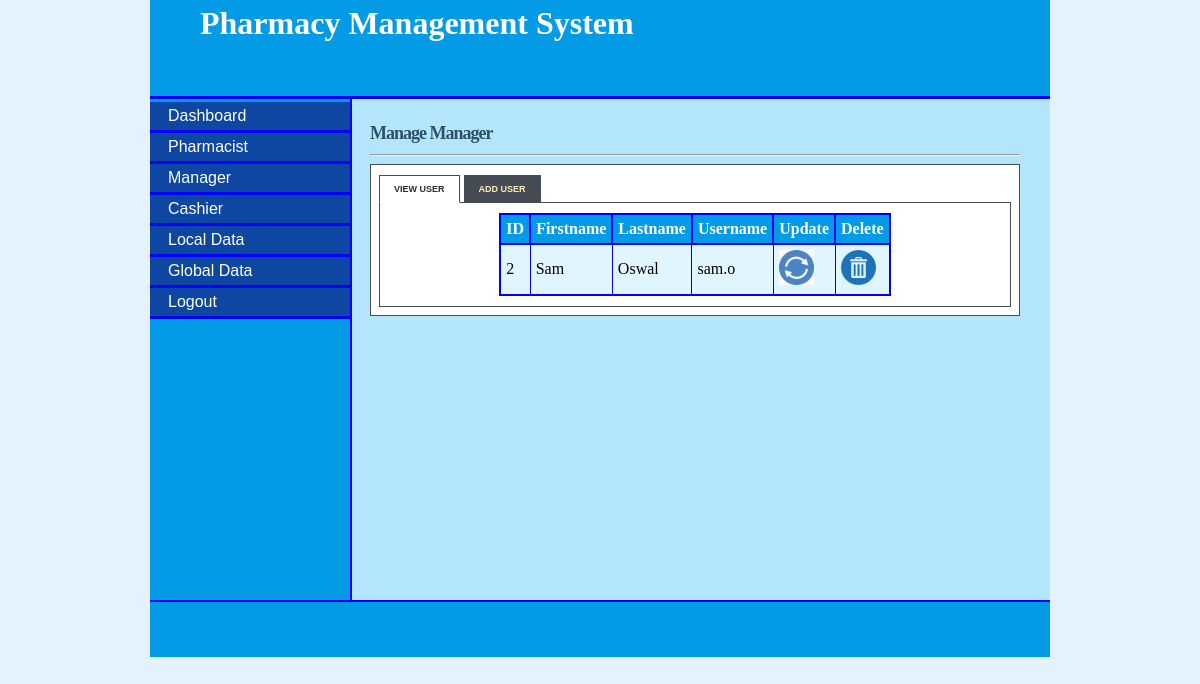
Screenshot of /admin_manager.php (signed in) with the database file from the repository.
### tables this page shows
CREATE TABLE IF NOT EXISTS `manager` (
  `manager_id` tinyint(5) NOT NULL AUTO_INCREMENT,
  `first_name` varchar(15) NOT NULL,
  `last_name` varchar(15) NOT NULL,
  `staff_id` varchar(10) NOT NULL,
  `postal_address` varchar(20) NOT NULL,
  `phone` varchar(12) NOT NULL,
  `email` varchar(20) NOT NULL,
  `username` varchar(10) NOT NULL,
  `password` varchar(10) NOT NULL,
  `date` datetime NOT NULL,
  PRIMARY KEY (`manager_id`)
);

### admin_manager.php (the view, shortened to what this page needs)
<!DOCTYPE html>
<html>
<head>
<link rel="stylesheet" type="text/css" href="style/ms.css">
<link rel="stylesheet" href="style/s.css" type="text/css" media="screen" />
<link rel="stylesheet" href="style/ta.css" type="text/css" media="screen" />
</head>
<body>
<div id="content">
<div id="header">
<h1>Pharmacy Management System</h1></div>
<div id="left_column">
<div id="button">
<ul>
			<li><a href="admin.php">Dashboard</a></li>
			<li><a href="admin_pharmacist.php">Pharmacist</a></li>
			<li><a href="admin_manager.php">Manager</a></li>
			<li><a href="admin_cashier.php">Cashier</a></li>
			<li><a href="admin_localdata.php">Local Data</a></li>
			<li><a href="admin_globaldata.php">Global Data</a></li>
			<li><a href="logout.php">Logout</a></li>
		</ul>
</div>
		</div>
<div id="main">
<div id="tabbed_box" class="tabbed_box">
    <h4>Manage Manager</h4>
<hr/>
    <div class="tabbed_area">
        <ul class="tabs">
            <li><a href="javascript:tabSwitch('tab_1', 'content_1');" id="tab_1" class="active">View User</a></li>
            <li><a href="javascript:tabSwitch('tab_2', 'content_2');" id="tab_2">Add User</a></li>
        </ul>
        <div id="content_1" class="content">
			<?php echo $message;
        $result = mysql_query("SELECT * FROM manager")
                or die(mysql_error());
        echo "<table border='1' cellpadding='5' align='center'>";
        echo "<tr> <th>ID</th><th>Firstname </th> <th>Lastname </th> <th>Username </th><th>Update </th><th>Delete</th></tr>";
        while($row = mysql_fetch_array( $result )) {
                echo "<tr>";
                echo '<td>' . $row['manager_id'] . '</td>';
                echo '<td>' . $row['first_name'] . '</td>';
				echo '<td>' . $row['last_name'] . '</td>';
				echo '<td>' . $row['username'] . '</td>';
				?>
				<td><a href="update_manager.php?username=<?php echo $row['username']?>"><img src="images/update.png" width="35" height="35" border="0" /></a></td>
				<td><a href="delete_manager.php?manager_id=<?php echo $row['manager_id']?>"><img src="images/delete.png" width="35" height="35" border="0" /></a></td>
				<?php
		 }
        echo "</table>";
?>
        </div>
    </div>
</div>
</div>
<div id="footer" align="Center"> </div>
</div>
</body>
</html>

### style/ms.css (style rules this page uses)
body { margin-top: 0px; padding-top: 0px; background-color:#E3F2FD; }
#content { margin-left: auto; margin-right: auto; background: #B3E5FC; width: 900px; height: 600px; }
#header { width: 900px; height: 96px; background: #039BE5; border-bottom: solid 3px blue; }
#header h1 { margin: 0px; padding-top: 5px; margin-left: 50px; color: #fff; }
#left_column { clear: all; float: left; width: 200px; height: 501px; background: #039BE5; border-right:solid 2px blue; }
#main { clear: all; width: 780px; height: 470px; background: #B3E5FC; }
#button { width: 12.5em; padding: 0 0 1em 0; margin-top: 0.2em; margin-bottom: 1em; font-family: 'Trebuchet MS', 'Lucida Grande', Verdana, Arial, Sans-serif; background: #039BE5; color: #333; }
#button ul { list-style: none; margin: 0; padding: 0; border: none; }
#button li { border-bottom: 3px solid blue; margin: 0; list-style: none; list-style-image: none; }
#button li a { display: block; padding: 5px 5px 5px 0.5em; border-left: 10px solid #0D47A1; border-right: 10px solid #0D47A1; background-color: #0D47A1; color: #fff; text-decoration: none; width: 100%; }
html>body #button li a { width: auto; }
#footer { width: 900px; height: 55px; background: #039BE5; clear: all; border-top: solid 2px blue; }

### style/s.css (style rules this page uses)
#tabbed_box { margin: 0px auto 0px 220px; width: 650px; }
.tabbed_box h4 { font-size: 18px; color:#2F4F6F; letter-spacing:-1px; margin-bottom:10px; }
.tabbed_area { border: 1px solid #494e52; background-color: #fff; padding: 8px; }
ul.tabs { margin: 0px; padding: 0px; margin-top: 5px; margin-bottom: 6px; }
ul.tabs li { list-style: none; display: inline; }
ul.tabs li a { background-color: #464c54; color: #ffebb5; padding: 8px 14px 8px 14px; text-decoration: none; font-size: 9px; font-family: Verdana, Arial, Helvetica, sans-serif; font-weight: bold; text-transform: uppercase; border: 1px solid #464c54; }
ul.tabs li a.active { background-color: #ffffff; color: #282e32; border: 1px solid #464c54; border-bottom: 1px solid #ffffff; }
.content { background-color: #ffffff; padding: 10px; border: 1px solid #464c54; }

### style/ta.css (style rules this page uses)
table { border-collapse:collapse; }
table,th { border: 2px solid blue; }
th { background-color: #039BE5; color:white; }
td { background-color: #E1F5FE; }

### admin_manager.php (style rules this page uses)
#main { height: 477px; }

### rows the page displays
manager: manager_id "2", first_name "Sam", last_name "Oswal", username "sam.o"
